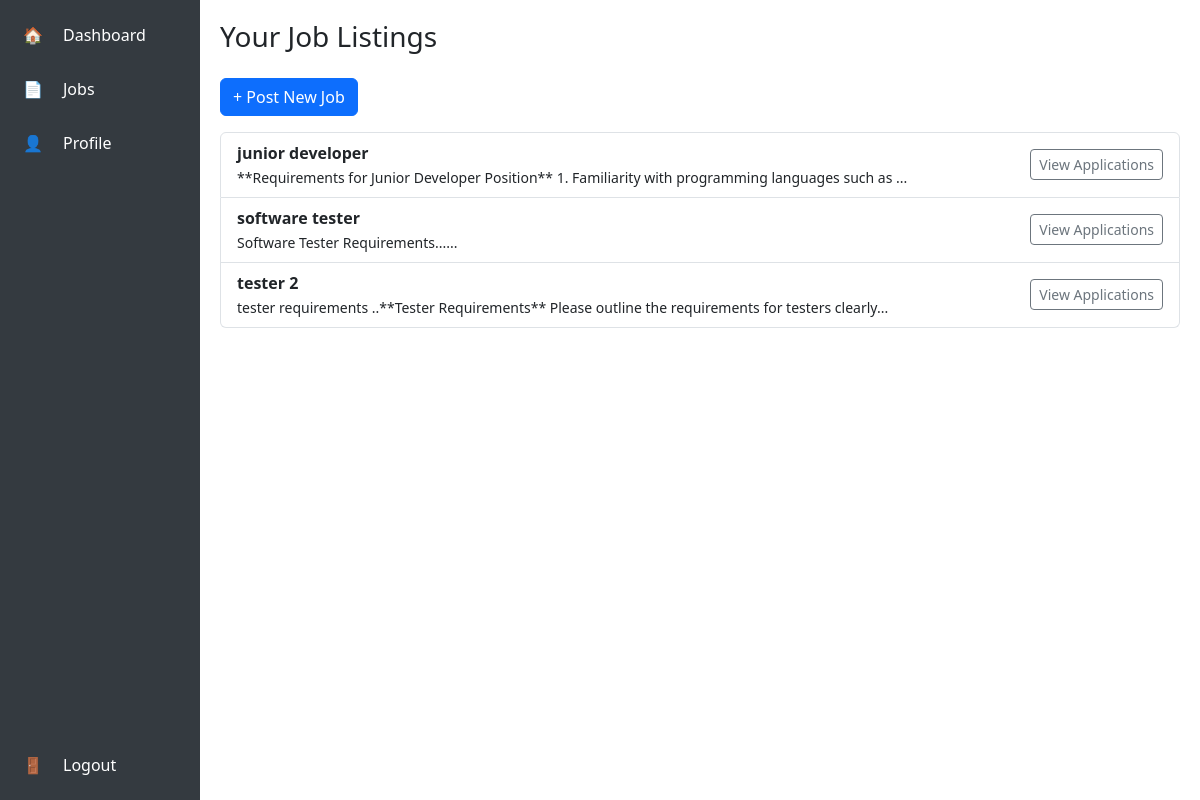
Screenshot of /employer/dashboard (signed in) with the database file from the repository.
### app/models.py (models this page shows)
class Job(db.Model):
    id = db.Column(db.Integer, primary_key=True)
    title = db.Column(db.String(100))
    description = db.Column(db.Text)
    employer_id = db.Column(db.Integer, db.ForeignKey('user.id'))
    posted_at = db.Column(db.DateTime, default=datetime.utcnow)
    applications = db.relationship('Application', backref='job', lazy=True)
    created_at = db.Column(db.DateTime, default=datetime.utcnow)

### app/employer/routes.py (the view)
@employer.route('/employer/dashboard')
@login_required
def dashboard():
    if current_user.role != "Employer":
        return "Access Denied", 403
    jobs = Job.query.filter_by(employer_id=current_user.id).all()
    return render_template('employer/dashboard.html', jobs=jobs)

### app/auth/routes.py (called while the page is built)
@login_manager.user_loader
def load_user(user_id):
    return User.query.get(int(user_id))

### app/templates/employer/dashboard.html (shortened to what this page needs)
{% extends "layout/sidebar.html" %}
{% block page_title %}Your Job Listings{% endblock %}
{% block content %}
<a href="{{ url_for('employer.post_job') }}" class="btn btn-primary mb-3">+ Post New Job</a>
{% if jobs %}
  <ul class="list-group">
    {% for job in jobs %}
    <li class="list-group-item d-flex justify-content-between align-items-center">
      <div>
        <strong>{{ job.title }}</strong><br />
        <small>{{ job.description[:100] }}...</small>
      </div>
      <a href="{{ url_for('employer.job_applications', job_id=job.id) }}" class="btn btn-outline-secondary btn-sm">View Applications</a>
    </li>
    {% endfor %}
  </ul>
{% else %}
  <p>No jobs posted yet.</p>
{% endif %}
{% endblock %}

### app/templates/layout/sidebar.html (shortened to what this page needs)
<!DOCTYPE html>
<html lang="en">
<head>
  <link href="https://cdn.jsdelivr.net/npm/bootstrap@5.3.0/dist/css/bootstrap.min.css" rel="stylesheet">
</head>
<body>
  <div class="d-flex">
    <div class="sidebar d-flex flex-column p-2">
      <a href="#" class="nav-link">
        <span class="icon">🏠</span>
        <span class="label">Dashboard</span>
      </a>
      <a href="#" class="nav-link">
        <span class="icon">📄</span>
        <span class="label">Jobs</span>
      </a>
      <a href="#" class="nav-link">
        <span class="icon">👤</span>
        <span class="label">Profile</span>
      </a>
      <a href="{{ url_for('auth.logout') }}" class="nav-link mt-auto">
        <span class="icon">🚪</span>
        <span class="label">Logout</span>
      </a>
    </div>
    <div class="main-content flex-grow-1">
      <header class="mb-4">
        <h3>{% block page_title %}Welcome{% endblock %}</h3>
      </header>
      {% block content %}{% endblock %}
    </div>
  </div>
</body>
</html>

### app/templates/layout/sidebar.html (style rules this page uses)
body { overflow-x: hidden; }
.sidebar { height: 100vh; background: #343a40; position: fixed; width: 60px; transition: width 0.3s; overflow: hidden; }
.sidebar .nav-link { color: white; padding: 15px; white-space: nowrap; display: flex; align-items: center; }
.sidebar .icon { width: 30px; display: inline-block; flex-shrink: 0; }
.sidebar .label { opacity: 0; transition: opacity 0.2s; margin-left: 10px; }
.main-content { margin-left: 60px; padding: 20px; transition: margin-left 0.3s; }

### rows the page displays
Job: title "junior developer", description "**Requirements for Junior Developer Position** 1. Familiarity with programming languages such as"
Job: title "software tester", description "Software Tester Requirements..."
Job: title "tester 2", description "tester requirements ..**Tester Requirements** Please outline the requirements for testers clearly"
